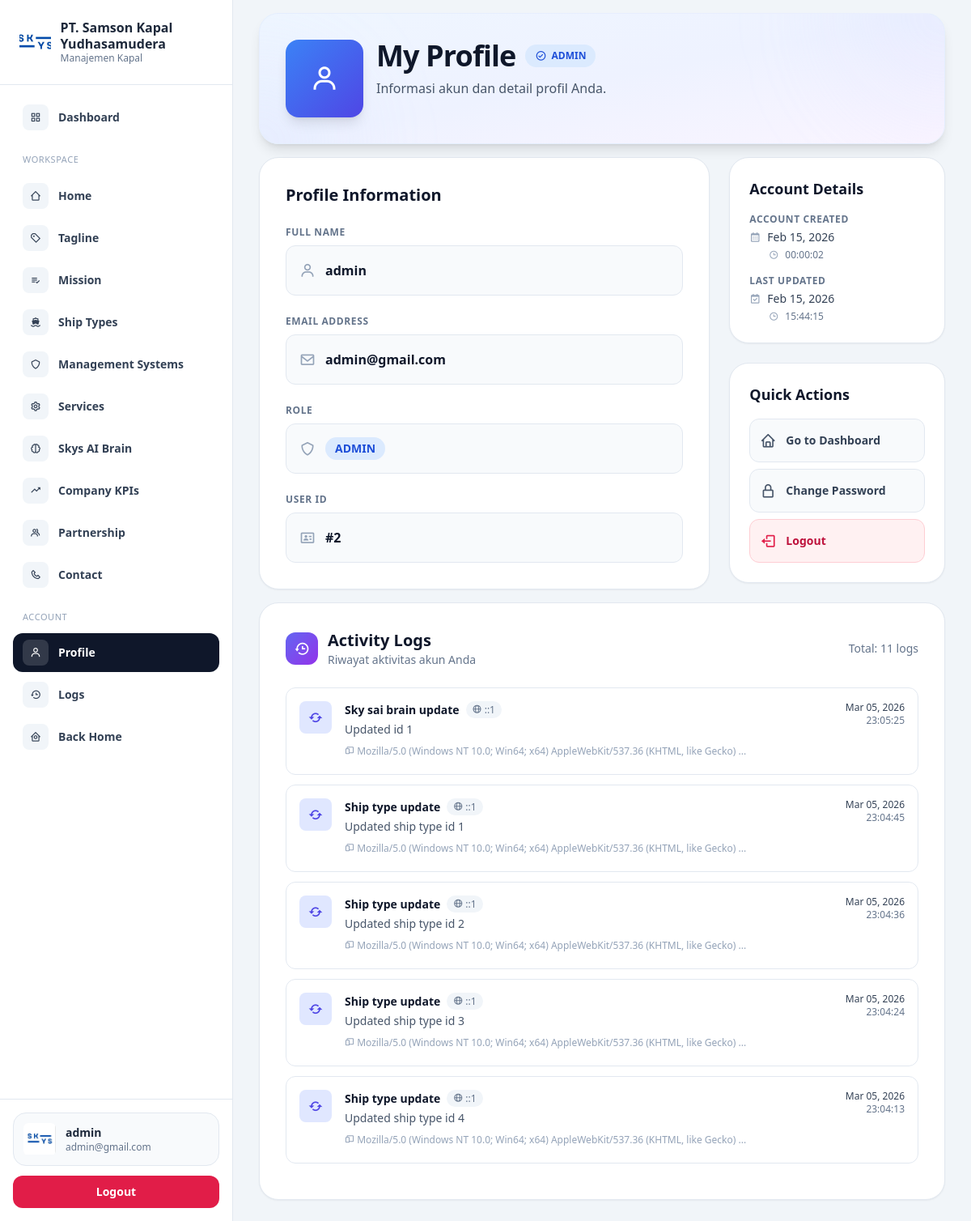
/dashboard/profile/index.php (signed in), run on the app's committed database.
### tables this page shows
CREATE TABLE `accounts` (
  `id` int UNSIGNED NOT NULL,
  `fullname` varchar(255) NOT NULL,
  `email` varchar(255) NOT NULL,
  `password` varchar(255) NOT NULL,
  `role_id` tinyint UNSIGNED NOT NULL DEFAULT '1',
  `created_at` datetime NOT NULL DEFAULT CURRENT_TIMESTAMP,
  `updated_at` datetime DEFAULT NULL ON UPDATE CURRENT_TIMESTAMP
);

CREATE TABLE `roles` (
  `id` tinyint UNSIGNED NOT NULL,
  `name` varchar(50) NOT NULL
);

CREATE TABLE `logs` (
  `id` int UNSIGNED NOT NULL,
  `user_id` int UNSIGNED DEFAULT NULL,
  `action` varchar(100) NOT NULL,
  `description` text,
  `ip_address` varchar(45) DEFAULT NULL,
  `user_agent` text,
  `created_at` datetime NOT NULL DEFAULT CURRENT_TIMESTAMP
);

### dashboard/profile/index.php (the view, shortened to what the rows shown need)
<?php
require_once __DIR__ . '/../header.php';
require_once __DIR__ . '/../../config/db.php';
$userId = $_SESSION['user']['id'] ?? null;
$userData = null;
$logs = [];
if ($userId) {
    $stmt = $db->prepare("SELECT a.id, a.fullname, a.email, r.name AS role, a.created_at, a.updated_at FROM accounts a LEFT JOIN roles r ON a.role_id = r.id WHERE a.id = ?");
    $stmt->bind_param('i', $userId);
    $stmt->execute();
    $result = $stmt->get_result();
    $userData = $result->fetch_assoc();
    $stmt = $db->prepare("SELECT id, action, description, ip_address, user_agent, created_at FROM logs WHERE user_id = ? ORDER BY created_at DESC LIMIT 50");
    $stmt->bind_param('i', $userId);
    $stmt->execute();
    $result = $stmt->get_result();
    while ($row = $result->fetch_assoc()) {
        $logs[] = $row;
    }
}
?>
<div class="flex min-h-screen overflow-hidden">
    <?php require_once __DIR__ . '/../sidebar.php'; ?>
    <main class="flex-1 min-w-0 h-screen overflow-y-auto px-4 md:px-8 space-y-4 pb-4">
        <div
            class="relative overflow-hidden rounded-3xl bg-gradient-to-br from-blue-50 via-indigo-50 to-purple-50 border border-blue-100/50 shadow-lg">
            <div class="relative px-6 md:px-8 py-6 md:py-8">
                <div class="flex flex-col md:flex-row items-start md:items-center gap-4 md:gap-6">
                    <div class="flex items-start gap-4 flex-1">
                        <div class="flex flex-col flex-1 min-w-0">
                            <div class="flex items-center gap-3 mb-2">
                                <h1 class="text-2xl md:text-4xl font-bold text-slate-900 tracking-tight">My Profile</h1>
                                <span
                                    class="hidden sm:inline-flex items-center gap-1.5 px-3 py-1 rounded-full bg-blue-100 text-blue-700 text-xs font-semibold">
                                    <i class='bx bx-check-circle text-sm'></i>
                                    <?php echo htmlspecialchars(strtoupper($userData['role'])); ?>
                                </span>
                            </div>
                        </div>
                    </div>
                </div>
            </div>
        </div>
        <div class="grid grid-cols-1 lg:grid-cols-3 gap-6">
            <div class="lg:col-span-2 rounded-3xl border border-slate-200 bg-white shadow-sm overflow-hidden">
                <div class="p-6 md:p-8">
                    <div class="flex items-center justify-between mb-6">
                        <h2 class="text-xl font-bold text-slate-900">Profile Information</h2>
                    </div>
                    <div class="space-y-6">
                        <div>
                            <div class="flex items-center gap-3 p-4 rounded-xl bg-slate-50 border border-slate-200">
                                <div class="flex-1">
                                    <div class="text-base font-semibold text-slate-900">
                                        <?php echo htmlspecialchars($userData['fullname']); ?>
                                    </div>
                                </div>
                            </div>
                        </div>
                        <div>
                            <div class="flex items-center gap-3 p-4 rounded-xl bg-slate-50 border border-slate-200">
                                <div class="flex-1">
                                    <div class="text-base font-semibold text-slate-900">
                                        <?php echo htmlspecialchars($userData['email']); ?>
                                    </div>
                                </div>
                            </div>
                        </div>
                        <div>
                            <div class="flex items-center gap-3 p-4 rounded-xl bg-slate-50 border border-slate-200">
                                <div class="flex-1">
                                    <span
                                        class="inline-flex items-center gap-1.5 px-3 py-1 rounded-full bg-blue-100 text-blue-700 text-sm font-semibold">
                                        <?php echo htmlspecialchars(strtoupper($userData['role'])); ?>
                                    </span>
                                </div>
                            </div>
                        </div>
                        <div>
                            <div class="flex items-center gap-3 p-4 rounded-xl bg-slate-50 border border-slate-200">
                                <div class="flex-1">
                                    <div class="text-base font-semibold text-slate-900">
                                        #<?php echo htmlspecialchars($userData['id']); ?>
                                    </div>
                                </div>
                            </div>
                        </div>
                    </div>
                </div>
            </div>
            <div class="space-y-6">
                <div class="rounded-3xl border border-slate-200 bg-white shadow-sm overflow-hidden">
                    <div class="p-6">
                        <div class="space-y-4">
                            <div>
                                <div class="flex items-center gap-2 text-sm text-slate-700">
                                    <i class='bx bx-calendar text-slate-400'></i>
                                    <span><?php echo date('M d, Y', strtotime($userData['created_at'])); ?></span>
                                </div>
                                <div class="flex items-center gap-2 text-xs text-slate-500 mt-1 ml-6">
                                    <i class='bx bx-time text-slate-400'></i>
                                    <span><?php echo date('H:i:s', strtotime($userData['created_at'])); ?></span>
                                </div>
                            </div>
                            <div>
                                <div class="flex items-center gap-2 text-sm text-slate-700">
                                    <i class='bx bx-calendar-check text-slate-400'></i>
                                    <span><?php echo date('M d, Y', strtotime($userData['updated_at'])); ?></span>
                                </div>
                                <div class="flex items-center gap-2 text-xs text-slate-500 mt-1 ml-6">
                                    <i class='bx bx-time text-slate-400'></i>
                                    <span><?php echo date('H:i:s', strtotime($userData['updated_at'])); ?></span>
                                </div>
                            </div>
                        </div>
                    </div>
                </div>
            </div>
        </div>
        <div class="rounded-3xl border border-slate-200 bg-white shadow-sm overflow-hidden">
            <div class="p-6 md:p-8">
                <div class="flex items-center justify-between mb-6">
                    <div class="flex items-center gap-3">
                        <div>
                            <h2 class="text-xl font-bold text-slate-900">Activity Logs</h2>
                        </div>
                    </div>
                </div>
                <?php if (!empty($logs)): ?>
                    <div class="space-y-3 max-h-[600px] overflow-y-auto">
                        <?php foreach ($logs as $log): ?>
                            <div
                                class="flex items-start gap-4 p-4 rounded-xl border border-slate-200 hover:bg-slate-50 transition-colors">
                                <div class="flex-shrink-0 w-10 h-10 rounded-lg flex items-center justify-center
                                    <?php
                                    $action = strtolower($log['action']);
                                    $iconClass = '';
                                    $bgClass = '';
                                    $icon = 'bx-info-circle';
                                    if (strpos($action, 'login_success') !== false || strpos($action, 'register_success') !== false || ($action === 'success')) {
                                        $iconClass = 'text-green-600';
                                        $bgClass = 'bg-green-100';
                                        $icon = 'bx-check-circle';
                                    }
                                    elseif (strpos($action, 'login_blocked_ip') !== false || strpos($action, 'blocked') !== false || strpos($action, 'denied') !== false || strpos($action, 'block') !== false) {
                                        $iconClass = 'text-amber-600';
                                        $bgClass = 'bg-amber-100';
                                        $icon = 'bx-block';
                                    }
                                    elseif (strpos($action, 'login_failed') !== false || strpos($action, 'failed') !== false || strpos($action, 'fail') !== false || strpos($action, 'error') !== false) {
                                        $iconClass = 'text-red-600';
                                        $bgClass = 'bg-red-100';
                                        $icon = 'bx-error';
                                    }
                                    elseif (strpos($action, 'login') !== false) {
                                        $iconClass = 'text-blue-600';
                                        $bgClass = 'bg-blue-100';
                                        $icon = 'bx-log-in';
                                    }
                                    elseif (strpos($action, 'create') !== false) {
                                        $iconClass = 'text-emerald-600';
                                        $bgClass = 'bg-emerald-100';
                                        $icon = 'bx-plus';
                                    }
                                    elseif (strpos($action, 'update') !== false) {
                                        $iconClass = 'text-indigo-600';
                                        $bgClass = 'bg-indigo-100';
                                        $icon = 'bx-refresh';
                                    }
                                    elseif (strpos($action, 'delete') !== false) {
                                        $iconClass = 'text-red-600';
                                        $bgClass = 'bg-red-100';
                                        $icon = 'bx-trash';
                                    }
                                    elseif (strpos($action, 'password_change') !== false || strpos($action, 'change_password') !== false) {
                                        $iconClass = 'text-purple-600';
                                        $bgClass = 'bg-purple-100';
                                        $icon = 'bx-lock';
                                    }
                                    else {
                                        $iconClass = 'text-slate-600';
                                        $bgClass = 'bg-slate-100';
                                        $icon = 'bx-info-circle';
                                    }
                                    echo $bgClass . ' ' . $iconClass;
                                    ?>">
                                    <i class="bx <?php echo $icon; ?> text-xl"></i>
                                </div>
                                <div class="flex-1 min-w-0">
                                    <div class="flex items-start justify-between gap-4 mb-1">
                                        <div class="flex-1">
                                            <div class="flex items-center gap-2 mb-1">
                                                <span class="text-sm font-semibold text-slate-900">
                                                    <?php echo htmlspecialchars(ucfirst(str_replace('_', ' ', $log['action']))); ?>
                                                </span>
                                                <?php if ($log['ip_address']): ?>
                                                    <span class="text-xs text-slate-500 px-2 py-0.5 rounded-full bg-slate-100">
                                                        <i class='bx bx-globe text-xs'></i>
                                                        <?php echo htmlspecialchars($log['ip_address']); ?>
                                                    </span>
                                                <?php endif; ?>
                                            </div>
                                            <?php if ($log['description']): ?>
                                                <p class="text-sm text-slate-600 mb-2">
                                                    <?php echo htmlspecialchars($log['description']); ?>
                                                </p>
                                            <?php endif; ?>
                                            <?php if ($log['user_agent']): ?>
                                                <p class="text-xs text-slate-400 truncate"
                                                    title="<?php echo htmlspecialchars($log['user_agent']); ?>">
                                                    <i class='bx bx-devices text-xs'></i>
                                                    <?php echo htmlspecialchars(mb_substr($log['user_agent'], 0, 80)); ?>
                                                    <?php if (mb_strlen($log['user_agent']) > 80): ?>...<?php endif; ?>
                                                </p>
                                            <?php endif; ?>
                                        </div>
                                        <div class="flex-shrink-0 text-right">
                                            <div class="text-xs font-medium text-slate-700">
                                                <?php echo date('M d, Y', strtotime($log['created_at'])); ?>
                                            </div>
                                            <div class="text-xs text-slate-500">
                                                <?php echo date('H:i:s', strtotime($log['created_at'])); ?>
                                            </div>
                                        </div>
                                    </div>
                                </div>
                            </div>
                        <?php endforeach; ?>
                    </div>
                <?php endif; ?>
            </div>
        </div>
    </main>
</div>
</body>
</html>

### dashboard/sidebar.php (shortened to what the rows shown need)
<?php
$user = $_SESSION['user'] ?? null;
?>
<aside id="sidebar"
    class="fixed inset-y-0 left-0 z-50 w-72 bg-white text-slate-800 h-screen min-h-screen overflow-y-auto flex flex-col border-r border-slate-200 transform -translate-x-full transition-transform duration-300 ease-in-out lg:relative lg:translate-x-0">
    <div class="px-4 py-4 border-t border-slate-200">
        <div class="flex items-center gap-3 px-3 py-3 rounded-2xl bg-slate-50 border border-slate-200">
            <div class="min-w-0">
                <div class="text-sm font-semibold truncate">
                    <?php echo htmlspecialchars($user['fullname'] ?? 'Admin'); ?></div>
                <div class="text-xs text-slate-500 truncate"><?php echo htmlspecialchars($user['email'] ?? ''); ?></div>
            </div>
        </div>
    </div>
</aside>

### data on the page
accounts: fullname "admin", email "admin@gmail.com", role.name "ADMIN", id "2", created_at "Feb 15, 2026", created_at "00:00:02", updated_at "Feb 15, 2026", updated_at "15:44:15"
logs: action "Sky sai brain update", ip_address "::1", description "Updated id 1", user_agent "Mozilla/5.0 (Windows NT 10.0; Win64; x64) AppleWebKit/537.36 (KHTML, like Gecko)", created_at "Mar 05, 2026", created_at "23:05:25"
logs: action "Ship type update", ip_address "::1", description "Updated ship type id 1", user_agent "Mozilla/5.0 (Windows NT 10.0; Win64; x64) AppleWebKit/537.36 (KHTML, like Gecko)", created_at "Mar 05, 2026", created_at "23:04:45"
logs: action "Ship type update", ip_address "::1", description "Updated ship type id 2", user_agent "Mozilla/5.0 (Windows NT 10.0; Win64; x64) AppleWebKit/537.36 (KHTML, like Gecko)", created_at "Mar 05, 2026", created_at "23:04:36"
logs: action "Ship type update", ip_address "::1", description "Updated ship type id 3", user_agent "Mozilla/5.0 (Windows NT 10.0; Win64; x64) AppleWebKit/537.36 (KHTML, like Gecko)", created_at "Mar 05, 2026", created_at "23:04:24"
logs: action "Ship type update", ip_address "::1", description "Updated ship type id 4", user_agent "Mozilla/5.0 (Windows NT 10.0; Win64; x64) AppleWebKit/537.36 (KHTML, like Gecko)", created_at "Mar 05, 2026", created_at "23:04:13"

### other printed values
count($logs) "11"
